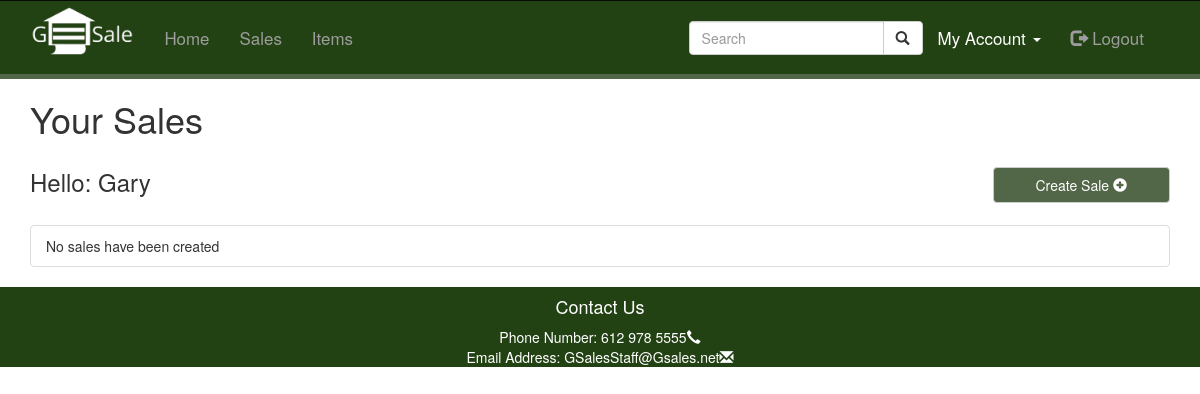
Page /php/yourSales.php (signed in) on the earlier database version.
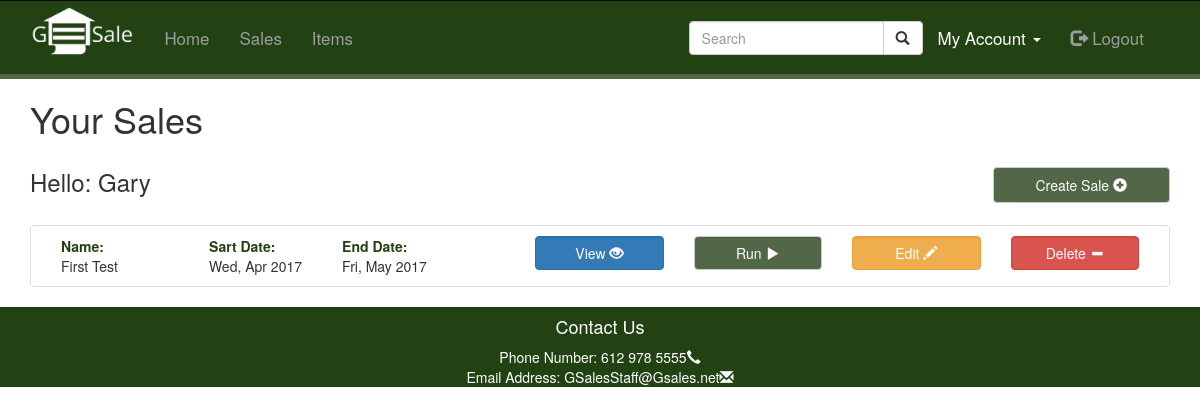
Same page on the later database version.
### tables this page shows
CREATE TABLE `garage_sales` (
  `gsale_id` int(22) NOT NULL,
  `sale_name` varchar(50) NOT NULL,
  `image_url` varchar(50) NOT NULL,
  `description` varchar(1500) NOT NULL,
  `dates` varchar(128) NOT NULL
);

### php/db_connection.php (called while the page is built, shortened)
<?php
  class SqlManager {
    private static $instance = null;
    private $conn, $query, $error, $result, $numItemsReturned;
    private function __construct() {
      try {
        $this->conn = new PDO('mysql:host=' . HOST . ';dbname=' . DATABASE, USER, PASSWORD);
        $this->error = false;
      } catch(PDOException $e) {
        die("Connection failed: " . $e->getMessage());
      }
    }
    public static function getInstance() {
      if(!isset(self::$instance)) {
        self::$instance = new SqlManager();
      }
      return self::$instance;
    }
    public function query($sql, $params = array()) {
      $this->error = false;
      if ($this->query = $this->conn->prepare($sql)) {
        $index = 1;
        if (count($params) > 0) {
          foreach($params as $param) {
            $this->query->bindValue($index, $param);
            $index++;
          }
        }
        if ($this->query->execute()) {
          $this->result = $this->query->fetchAll(PDO::FETCH_OBJ);
        } else {
          $this->error = true;
        }
      }
      return $this;
    }
    public function getResult() {
      return $this->result;
    }
    public function getError() {
      return $this->error;
    }
  }
?>

### php/Objects.php (the view, shortened to what the changed rows need)
<?php
require_once 'db_connection.php';
class User
{
  private $db_conn,
  $data,
  $sessionName,
  $cookieName,
  $isLoggedIn;
  public function __construct($user = null)
  {
    $this->db_conn = SqlManager::getInstance();
    $this->sessionName = $GLOBALS['config']['session']['session_name'];
    if (!$user) {
      if (Session::exists($this->sessionName)) {
        $user = Session::get($this->sessionName);
        if ($this->find($user)) {
          $this->isLoggedIn = true;
        } else {
        }
      }
    } else {
      $this->find($user);
    }
  }
  public function find($user = null)
  {
    if ($user != null) {
      $field = (is_numeric($user)) ? 'user_id' : 'username';
      $sql = "SELECT * FROM users WHERE " . $field . " = ?";
      $params = array($user);
      $result = $this->db_conn->query($sql, $params);
      if ($result->getCount() > 0) {
        $this->data = $result->getResult()[0];
        return true;
      }
    }
    return false;
  }
  public function data()
  {
    return $this->data;
  }
}
class SalesPage extends PageBuilder {
  private $user, $db_conn;
  public function __construct() {
    $this->user = new User();
    $this->db_conn = SqlManager::getInstance();
  }
  public function getContent() {
    $html = '<div class="container"><ul class="list-group">';
    $table_data = $this->getTableData();
    if (count($table_data) > 0 ) {
      foreach ($table_data as $row) {
        $dates = DateTimeFormater::getDays($row[0]->dates);
        $dates_max = count($dates);
        $html .= '
                <li class="list-group-item">
                  <div class="row">
                    <div class="col-sm-5">
                      <div class="col-sm-4">
                        <div class="collapse-header">Name:</div>
                        <div>' . $row[0]->sale_name . '</div>
                      </div>
                      <div class="col-sm-8">
                        <div class="col-sm-6" style="padding-left:0;">
                          <div class="collapse-header">Sart Date:</div><div>' . $dates[0] . '
                          </div>
                        </div>
                        <div class="col-sm-6" style="padding-left:0;">
                        <div class="collapse-header">End Date:</div>
                        <div>' . $dates[$dates_max-1]  . '</div>
                        </div>
                      </div>
                    </div>
                    <div class="col-sm-7 text-right">
                      <div class="col-sm-3">
                        <a class="btn btn-primary form-control" href="otherSales.php?gsale_id=' . $row[0]->gsale_id . '">View&nbsp;<span class="glyphicon glyphicon-eye-open" aria-hidden="true"></span></a>
                      </div>
                      <div class="col-sm-3">
                        <a class="btn btn-green-no-padding form-control" href="runSale.php?gsale_id=' . $row[0]->gsale_id . '">Run&nbsp;<span class="glyphicon glyphicon-play" aria-hidden="true"></span></a>
                      </div>
                      <div class="col-sm-3">
                        <a class="btn btn-warning form-control" href="?action=edit&amp;gsale_id=' . $row[0]->gsale_id . '">Edit&nbsp;<span class="glyphicon glyphicon-pencil" aria-hidden="true"></span></a>
                      </div>
                      <div class="col-sm-3">
                        <a class="btn btn-danger form-control" href="" data-toggle="modal" data-target="#deleteModal' . $row[0]->gsale_id . '">Delete&nbsp;<span class="glyphicon glyphicon-minus" aria-hidden="true"></span></a>
                      </div>
                    </div>
                  </div>
                <div class="modal fade" id="deleteModal' . $row[0]->gsale_id . '" role="dialog">
                        <a type="button" class="btn btn-danger pull-left" href="?action=delete&amp;gsale_id=' . $row[0]->gsale_id . '">Delete Sale</a>
                </div>
                </li>
                ';
      }
    } else {
      $html .= '
                <li class="list-group-item">
                  <div class="row">
                    <div class="col-sm-12">
                      <div>No sales have been created</div>
                    </div>
                  </div>
                </li>';
    }
    $html .= "</div></ul>";
    return $html;
  }
  protected function getTableData() {
    $user_id = $this->user->data()->user_id;
    $sql = "SELECT garage_sales_fk_id FROM garage_sales_users WHERE user_fk_id = ?";
    $result = $this->db_conn->query($sql, array($user_id));
    $sql = "SELECT * FROM garage_sales WHERE gsale_id = ?";
    $results = $result->getResult();
    $gsales = array();
    foreach ($results as $result) {
      $result = $this->db_conn->query($sql, array($result->garage_sales_fk_id));
      if (!$result->getError()) {
        $gsales[] = $result->getResult();
      }
    }
    return $gsales;
  }
}
class Session {
  public static function exists($name) {
    return (isset($_SESSION[$name])) ? true : false;
  }
  public static function get($name) {
    return $_SESSION[$name];
  }
}
class cookie {
  public static function exists($name) {
    return (isset($_COOKIE[$name])) ? true : false;
  }
}
class DateTimeFormater {
  public static function getDateTime($date_time) {
    $return_array = array();
    $date_time = explode(',',$date_time);
    foreach ($date_time as $param) {
      $return_array[] = explode('-', $param);
    }
    return $return_array;
  }
  public static function getDays($date_time) {
    $date_time = DateTimeFormater::getDateTime($date_time);
    $times = array();
    $count = count($date_time);
    if ($count == 1) {
      $times[] = DateTimeFormater::parseDay($date_time[0][2]);
    } else {
      for ($i = 0; $i < $count; $i++) {
        $times[] = DateTimeFormater::parseDay($date_time[$i][2]);
      }
    }
    return $times;
  }
  private static function parseDay($day) {
    $yyyymmdd = explode('/', $day);
    $month = "";
    $day_of_week = DateTimeFormater::parseDayOfWeek($day);
    switch ($yyyymmdd) {
      case $yyyymmdd[1] == '4':
        $month = "Apr";
        break;
      case $yyyymmdd[1] == '5':
        $month = "May";
        break;
    }
    return $day_of_week . ", " . $month . " " . $yyyymmdd[2];
  }
  private static function parseDayOfWeek($date) {
    $dates = explode('/', $date);
    $month = ($dates[1] + 10) % 12;
    $date = $dates[2];
    $year = (int)substr($dates[0], 2);
    $year2 = (int)substr($dates[0], 0, 2);
    $date = ($date + floor((2.6*$month) - .2) -(2*20) + $year + floor($year/4) + floor($year2/4))%7;
    $day = "";
    switch($date) {
      case 3:
        $day = "Wed";
        break;
      case 5:
        $day = "Fri";
        break;
    }
    return $day;
  }
}
?>

Differences in the rows shown:
now on this page (row edited): garage_sales: sale_name "First Test", dates "Wed, Apr 2017", dates "Fri, May 2017"
Other differences:
text no longer shown: "No sales have been created"
